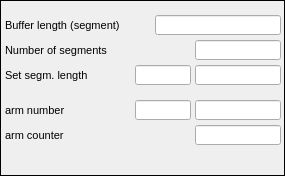
   <widget class="caFrame" name="caframe_5">
    <property name="geometry">
     <rect>
      <x>5</x>
      <y>405</y>
      <width>285</width>
      <height>176</height>
     </rect>
    </property>
    <property name="font">
     <font>
      <pointsize>8</pointsize>
     </font>
    </property>
    <property name="autoFillBackground">
     <bool>false</bool>
    </property>
    <property name="frameShape">
     <enum>QFrame::Box</enum>
    </property>
    <property name="frameShadow">
     <enum>QFrame::Plain</enum>
    </property>
    <property name="lineWidth">
     <number>1</number>
    </property>
    <property name="midLineWidth">
     <number>1</number>
    </property>
    <property name="background">
     <color>
      <red>0</red>
      <green>0</green>
      <blue>0</blue>
     </color>
    </property>
    <property name="backgroundMode">
     <enum>caFrame::Outline</enum>
    </property>
    <property name="styleSheet" stdset="0">
     <string notr="true"/>
    </property>
    <widget class="caLineEdit" name="calineedit_19">
     <property name="geometry">
      <rect>
       <x>155</x>
       <y>15</y>
       <width>126</width>
       <height>20</height>
      </rect>
     </property>
     <property name="font">
      <font>
       <family>Sans Serif</family>
       <pointsize>10</pointsize>
      </font>
     </property>
     <property name="alignment">
      <set>Qt::AlignCenter</set>
     </property>
     <property name="readOnly">
      <bool>true</bool>
     </property>
     <property name="channel" stdset="0">
      <string notr="true">$(DEVICE):signals:adc:read_segm_length</string>
     </property>
     <property name="background">
      <color>
       <red>255</red>
       <green>255</green>
       <blue>255</blue>
      </color>
     </property>
     <property name="colorMode">
      <enum>caLineEdit::Static</enum>
     </property>
     <property name="frameLineWidth" stdset="0">
      <number>1</number>
     </property>
     <property name="fontScaleMode" stdset="0">
      <enum>caLineEdit::WidthAndHeight</enum>
     </property>
     <property name="unitsEnabled">
      <bool>true</bool>
     </property>
    </widget>
    <widget class="QLabel" name="label_50">
     <property name="geometry">
      <rect>
       <x>5</x>
       <y>15</y>
       <width>146</width>
       <height>20</height>
      </rect>
     </property>
     <property name="font">
      <font>
       <pointsize>8</pointsize>
      </font>
     </property>
     <property name="text">
      <string>Buffer length (segment)</string>
     </property>
     <property name="alignment">
      <set>Qt::AlignLeading|Qt::AlignLeft|Qt::AlignVCenter</set>
     </property>
    </widget>
    <widget class="QLabel" name="label_51">
     <property name="geometry">
      <rect>
       <x>5</x>
       <y>65</y>
       <width>131</width>
       <height>20</height>
      </rect>
     </property>
     <property name="font">
      <font>
       <pointsize>8</pointsize>
      </font>
     </property>
     <property name="text">
      <string>Set segm. length</string>
     </property>
     <property name="alignment">
      <set>Qt::AlignLeading|Qt::AlignLeft|Qt::AlignVCenter</set>
     </property>
    </widget>
    <widget class="caTextEntry" name="catextentry_23">
     <property name="geometry">
      <rect>
       <x>135</x>
       <y>65</y>
       <width>56</width>
       <height>20</height>
      </rect>
     </property>
     <property name="alignment">
      <set>Qt::AlignRight|Qt::AlignTrailing|Qt::AlignVCenter</set>
     </property>
     <property name="channel" stdset="0">
      <string notr="true">$(DEVICE):signals:adc:set_segm_length_sp</string>
     </property>
     <property name="foreground">
      <color>
       <red>170</red>
       <green>0</green>
       <blue>0</blue>
      </color>
     </property>
     <property name="background">
      <color>
       <red>255</red>
       <green>255</green>
       <blue>127</blue>
      </color>
     </property>
     <property name="colorMode">
      <enum>caLineEdit::Static</enum>
     </property>
     <property name="limitsMode">
      <enum>caLineEdit::User</enum>
     </property>
     <property name="maxValue">
      <double>50000000.000000000000000</double>
     </property>
     <property name="minValue">
      <double>0.000000000000000</double>
     </property>
    </widget>
    <widget class="caLineEdit" name="calineedit_20">
     <property name="geometry">
      <rect>
       <x>195</x>
       <y>65</y>
       <width>86</width>
       <height>20</height>
      </rect>
     </property>
     <property name="font">
      <font>
       <family>Sans Serif</family>
       <pointsize>10</pointsize>
      </font>
     </property>
     <property name="alignment">
      <set>Qt::AlignCenter</set>
     </property>
     <property name="readOnly">
      <bool>true</bool>
     </property>
     <property name="channel" stdset="0">
      <string notr="true">$(DEVICE):signals:adc:set_segm_length_mon</string>
     </property>
     <property name="background">
      <color>
       <red>255</red>
       <green>255</green>
       <blue>255</blue>
      </color>
     </property>
     <property name="colorMode">
      <enum>caLineEdit::Static</enum>
     </property>
     <property name="frameLineWidth" stdset="0">
      <number>1</number>
     </property>
     <property name="fontScaleMode" stdset="0">
      <enum>caLineEdit::WidthAndHeight</enum>
     </property>
     <property name="unitsEnabled">
      <bool>true</bool>
     </property>
    </widget>
    <widget class="QLabel" name="label_52">
     <property name="geometry">
      <rect>
       <x>5</x>
       <y>40</y>
       <width>131</width>
       <height>20</height>
      </rect>
     </property>
     <property name="font">
      <font>
       <pointsize>8</pointsize>
      </font>
     </property>
     <property name="text">
      <string>Number of segments</string>
     </property>
     <property name="alignment">
      <set>Qt::AlignLeading|Qt::AlignLeft|Qt::AlignVCenter</set>
     </property>
    </widget>
    <widget class="caLineEdit" name="calineedit_21">
     <property name="geometry">
      <rect>
       <x>195</x>
       <y>40</y>
       <width>86</width>
       <height>20</height>
      </rect>
     </property>
     <property name="font">
      <font>
       <family>Sans Serif</family>
       <pointsize>10</pointsize>
      </font>
     </property>
     <property name="alignment">
      <set>Qt::AlignCenter</set>
     </property>
     <property name="readOnly">
      <bool>true</bool>
     </property>
     <property name="channel" stdset="0">
      <string notr="true">$(DEVICE):signals:adc:num_of_segm_mon</string>
     </property>
     <property name="background">
      <color>
       <red>255</red>
       <green>255</green>
       <blue>255</blue>
      </color>
     </property>
     <property name="colorMode">
      <enum>caLineEdit::Static</enum>
     </property>
     <property name="frameLineWidth" stdset="0">
      <number>1</number>
     </property>
     <property name="fontScaleMode" stdset="0">
      <enum>caLineEdit::WidthAndHeight</enum>
     </property>
     <property name="unitsEnabled">
      <bool>true</bool>
     </property>
    </widget>
    <widget class="QLabel" name="label_53">
     <property name="geometry">
      <rect>
       <x>5</x>
       <y>100</y>
       <width>126</width>
       <height>20</height>
      </rect>
     </property>
     <property name="font">
      <font>
       <pointsize>8</pointsize>
      </font>
     </property>
     <property name="text">
      <string>arm number</string>
     </property>
     <property name="alignment">
      <set>Qt::AlignLeading|Qt::AlignLeft|Qt::AlignVCenter</set>
     </property>
    </widget>
    <widget class="caLineEdit" name="calineedit_22">
     <property name="geometry">
      <rect>
       <x>195</x>
       <y>100</y>
       <width>86</width>
       <height>20</height>
      </rect>
     </property>
     <property name="font">
      <font>
       <family>Sans Serif</family>
       <pointsize>10</pointsize>
      </font>
     </property>
     <property name="alignment">
      <set>Qt::AlignCenter</set>
     </property>
     <property name="readOnly">
      <bool>true</bool>
     </property>
     <property name="channel" stdset="0">
      <string notr="true">$(DEVICE):dsp:arm_number_mon</string>
     </property>
     <property name="background">
      <color>
       <red>255</red>
       <green>255</green>
       <blue>255</blue>
      </color>
     </property>
     <property name="colorMode">
      <enum>caLineEdit::Static</enum>
     </property>
     <property name="frameLineWidth" stdset="0">
      <number>1</number>
     </property>
     <property name="fontScaleMode" stdset="0">
      <enum>caLineEdit::WidthAndHeight</enum>
     </property>
     <property name="unitsEnabled">
      <bool>true</bool>
     </property>
    </widget>
    <widget class="caTextEntry" name="catextentry_25">
     <property name="geometry">
      <rect>
       <x>135</x>
       <y>100</y>
       <width>56</width>
       <height>20</height>
      </rect>
     </property>
     <property name="alignment">
      <set>Qt::AlignRight|Qt::AlignTrailing|Qt::AlignVCenter</set>
     </property>
     <property name="channel" stdset="0">
      <string notr="true">$(DEVICE):dsp:arm_number_sp</string>
     </property>
     <property name="foreground">
      <color>
       <red>170</red>
       <green>0</green>
       <blue>0</blue>
      </color>
     </property>
     <property name="background">
      <color>
       <red>255</red>
       <green>255</green>
       <blue>127</blue>
      </color>
     </property>
     <property name="colorMode">
      <enum>caLineEdit::Static</enum>
     </property>
     <property name="limitsMode">
      <enum>caLineEdit::User</enum>
     </property>
     <property name="maxValue">
      <double>50000000.000000000000000</double>
     </property>
     <property name="minValue">
      <double>0.000000000000000</double>
     </property>
    </widget>
    <widget class="QLabel" name="label_54">
     <property name="geometry">
      <rect>
       <x>5</x>
       <y>125</y>
       <width>126</width>
       <height>20</height>
      </rect>
     </property>
     <property name="font">
      <font>
       <pointsize>8</pointsize>
      </font>
     </property>
     <property name="text">
      <string>arm counter</string>
     </property>
     <property name="alignment">
      <set>Qt::AlignLeading|Qt::AlignLeft|Qt::AlignVCenter</set>
     </property>
    </widget>
    <widget class="caLineEdit" name="calineedit_23">
     <property name="geometry">
      <rect>
       <x>195</x>
       <y>125</y>
       <width>86</width>
       <height>20</height>
      </rect>
     </property>
     <property name="font">
      <font>
       <family>Sans Serif</family>
       <pointsize>10</pointsize>
      </font>
     </property>
     <property name="alignment">
      <set>Qt::AlignCenter</set>
     </property>
     <property name="readOnly">
      <bool>true</bool>
     </property>
     <property name="channel" stdset="0">
      <string notr="true">$(DEVICE):dsp:arm_counter</string>
     </property>
     <property name="background">
      <color>
       <red>255</red>
       <green>255</green>
       <blue>255</blue>
      </color>
     </property>
     <property name="colorMode">
      <enum>caLineEdit::Static</enum>
     </property>
     <property name="frameLineWidth" stdset="0">
      <number>1</number>
     </property>
     <property name="fontScaleMode" stdset="0">
      <enum>caLineEdit::WidthAndHeight</enum>
     </property>
     <property name="unitsEnabled">
      <bool>true</bool>
     </property>
    </widget>
    <widget class="caRelatedDisplay" name="buf_acq_settings_3">
     <property name="geometry">
      <rect>
       <x>240</x>
       <y>150</y>
       <width>41</width>
       <height>21</height>
      </rect>
     </property>
     <property name="background">
      <color>
       <red>252</red>
       <green>220</green>
       <blue>123</blue>
      </color>
     </property>
     <property name="labels">
      <string notr="true">info</string>
     </property>
     <property name="files">
      <string notr="true">info_dsp</string>
     </property>
     <property name="args">
      <string notr="true">DEVICE=$(DEVICE)</string>
     </property>
    </widget>
   </widget>
